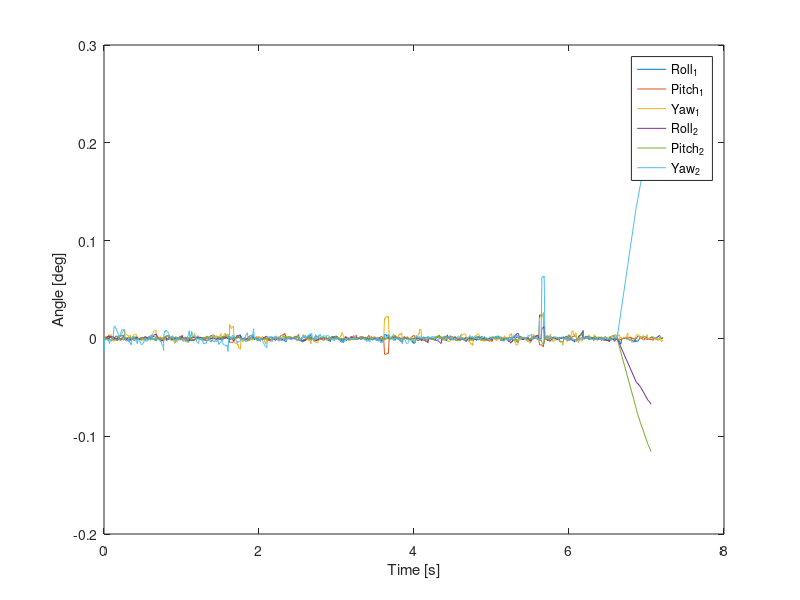

Reproduce this figure in MATLAB.
%% Plot of IMU data
addpath('txt');
data = dlmread('20171017_onarm_ref.txt','\t',2,0);

time1 = data(data(:,1)==1,2);
time2 = data(data(:,1)==2,2);
dev1 = data(data(:,1)==1,3:end);
dev2 = data(data(:,1)==2,3:end);

% If IMU started recording before cerebus
timex1 = time1(find(time1<10,1):end,:);
timex2 = time2(find(time2<10,1):end,:);
devx1 = dev1(find(time1<10,1):end,:);
devx2 = dev2(find(time2<10,1):end,:);

figure
plot(timex1,devx1)
hold on
plot(timex2,devx2)
legend('Roll_1','Pitch_1','Yaw_1','Roll_2','Pitch_2','Yaw_2')
xlabel('Time [s]'); ylabel('Angle [deg]');
